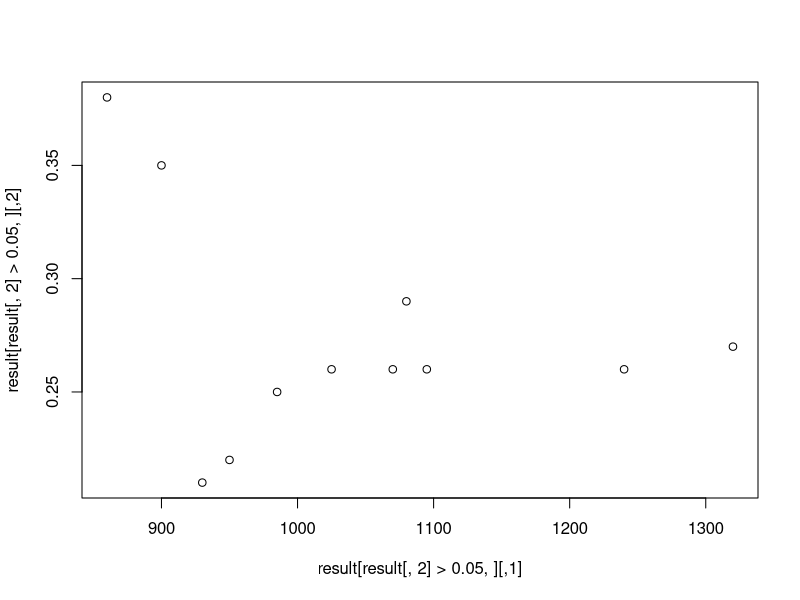

Write the R code that produced this figure.
#############################
#opcje na google 2019/02/15
#############################
library(dplyr)
library(openxlsx)
data = read.xlsx("googl_opt.xlsx")
data$r = 0.027
head(data)
data_by_ask = data %>% filter(Ask > 0) %>% mutate(price=(Bid+Ask)/2)
data_by_last_price = data %>% filter( Volume > 0)
d1 = function(S, K, r, sigma, Time)
{
    #d1 from BS formula
    return((log(S / K) + (r + (sigma ^ 2) / 2)*Time) / (sigma*sqrt(Time)))
}

d2 = function(S, K, r, sigma, Time)
{
    #d2 from BS formula
    return(d1(S, K, r, sigma,Time) - sigma*sqrt(Time))
}

call_opt_price = function(S, K, r, sigma, Time)
{
    #call option price from BS formula
    return(S * pnorm(d1(S, K, r, sigma, Time)) - K * exp(-r * Time) * pnorm(d2(S, K, r, sigma, Time)))
}


get_volatility = function(n, data, price_colname)
{
    #wylicza volatility na postawie (BS_formula(vol)-call_price)^2 ->min
    ################################
    
    #initial parameters
    S = data$S[n]
    K = data$Strike[n]
    r = data$r[n]
    Time = data$T[n]
    price = data[n, price_colname]
    #
    
    #ciag volatility
    vol = seq(0.01, 0.9, by = 0.01)
    #
    
    #wartosci (BS_formula(vol)-call_price)^2
    vols=sapply(vol, function(x) (call_opt_price(S, K, r, x, Time) - price) ^ 2)
    #
    
    #wybieramy volatility o najmniejszej roznice
    vol[which.min(vols)] %>%
        return
}

#dla kazdego wiersza wyliczyc volatility implikowana
result = sapply(1:dim(data_by_ask)[1], function(x)
    c(
        data_by_ask[x, "Strike"],
        get_volatility(x, data_by_ask, "price")
    )) %>% t
plot(result[result[,2]>0.05,]) #wyrzucam outliers
